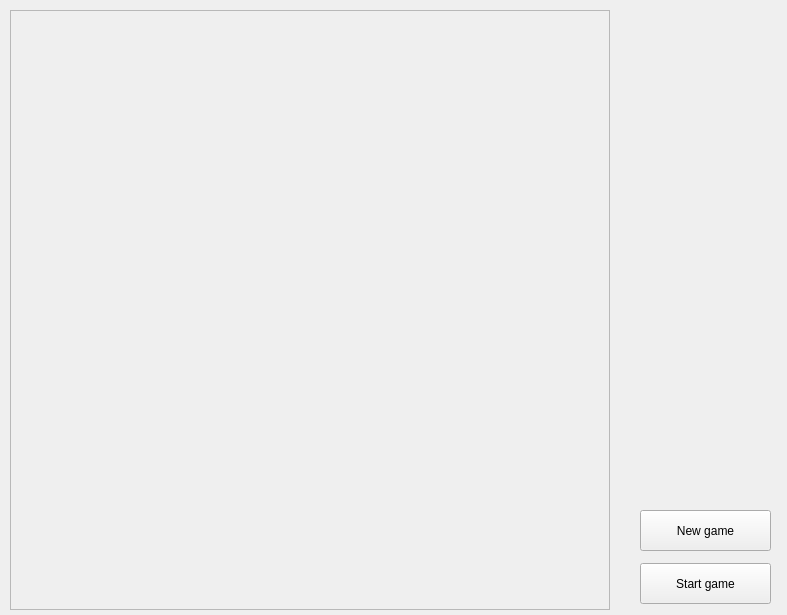
<?xml version="1.0" encoding="UTF-8"?>
<ui version="4.0">
 <class>MainWindow</class>
 <widget class="QMainWindow" name="MainWindow">
  <property name="geometry">
   <rect>
    <x>0</x>
    <y>0</y>
    <width>787</width>
    <height>615</height>
   </rect>
  </property>
  <property name="windowTitle">
   <string>MainWindow</string>
  </property>
  <widget class="QWidget" name="centralWidget">
   <widget class="QFrame" name="mainframe">
    <property name="geometry">
     <rect>
      <x>10</x>
      <y>10</y>
      <width>600</width>
      <height>600</height>
     </rect>
    </property>
    <property name="frameShape">
     <enum>QFrame::StyledPanel</enum>
    </property>
    <property name="frameShadow">
     <enum>QFrame::Raised</enum>
    </property>
   </widget>
   <widget class="QPushButton" name="btn_start">
    <property name="geometry">
     <rect>
      <x>640</x>
      <y>563</y>
      <width>131</width>
      <height>41</height>
     </rect>
    </property>
    <property name="text">
     <string>Start game</string>
    </property>
   </widget>
   <widget class="QPushButton" name="btn_new">
    <property name="geometry">
     <rect>
      <x>640</x>
      <y>510</y>
      <width>131</width>
      <height>41</height>
     </rect>
    </property>
    <property name="text">
     <string>New game</string>
    </property>
   </widget>
  </widget>
 </widget>
 <layoutdefault spacing="6" margin="11"/>
 <resources/>
 <connections/>
</ui>
